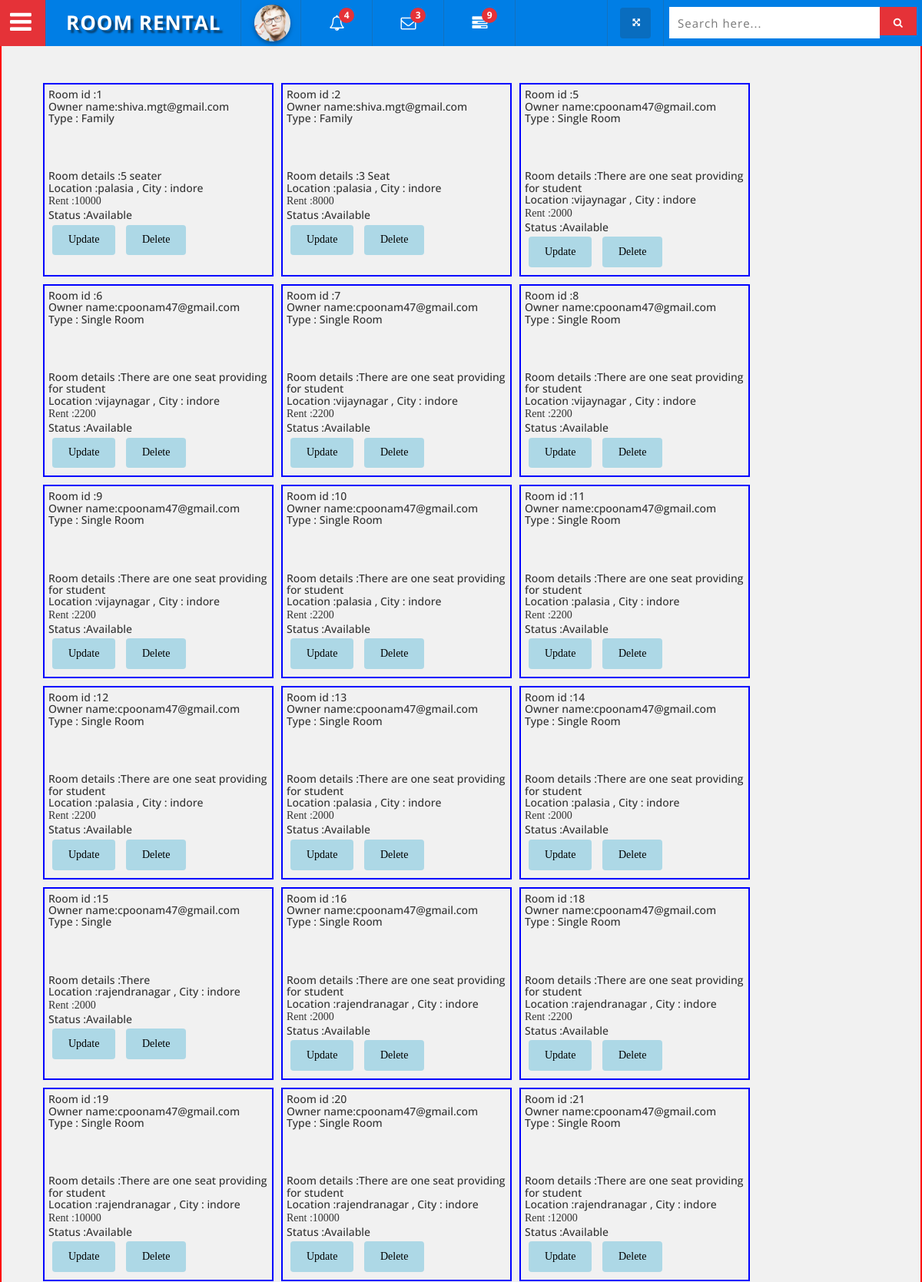
/myrmapp/viewroom/ (signed in, upper part), run on the app's committed database.
### myrmapp/models.py (models this page shows, shortened)
class Roomdetails(models.Model):
    ownemail=models.CharField(max_length=100)
    roomtitle = models.CharField(max_length=100)
    roomdetails=models.CharField(max_length=100)
    category=models.CharField(max_length=100)
    subcategory=models.CharField(max_length=100)
    roomimg=models.CharField(max_length=100)
    landmark=models.CharField(max_length=100)
    adddate = models.DateTimeField('adddate')
    price=models.CharField(max_length=100)
    city=models.CharField(max_length=100)
    status=models.CharField(max_length=100)

### myrmapp/views.py (the view)
# urls.py: path('viewroom/',views.viewroom, name='viewroom'),
def viewroom(request):
  if request.session.has_key('sid'):
   s=request.session['sid']
   flist = Roomdetails.objects.all()
   context = {'f': flist}
   return render(request,'myrmapp/viewroom.html',context)

### myrmapp/templates/myrmapp/viewroom.html (shortened to what this page needs)
<!DOCTYPE html>
<html>
	<head>
		{% load staticfiles %}
		<link rel="stylesheet" href="{% static '/portfolio/assets/css/main.css' %}" />
		<link rel="stylesheet" href="{% static '/animation/css/animate.css' %}">
		<link href="{% static 'owndash/css/bootstrap.css' %}" rel="stylesheet" type="text/css" media="all" />
		<link href="{% static 'owndash/css/component.css' %}" rel="stylesheet" type="text/css" media="all" />
		<link href="{% static 'owndash/css/export.css' %}" rel="stylesheet" type="text/css" media="all" />
		<link href="{% static 'owndash/css/flipclock.css' %}" rel="stylesheet" type="text/css" media="all" />
		<link href="{% static 'owndash/css/circles.css' %}" rel="stylesheet" type="text/css" media="all" />
		<link href="{% static 'owndash/css/style_grid.css' %}" rel="stylesheet" type="text/css" media="all" />
		<link href="{% static 'owndash/css/style.css' %}" rel="stylesheet" type="text/css" media="all" />
		<link href="{% static 'owndash/css/font-awesome.css' %}" rel="stylesheet">
	</head>
	<body >
		<div class="wthree_agile_admin_info">
		  <div class="w3_agileits_top_nav">
			<ul id="gn-menu" class="gn-menu-main">
			  		<li class="gn-trigger">
					<a class="gn-icon gn-icon-menu"><i class="fa fa-bars" aria-hidden="true"></i><span>Menu</span></a>
				</li>
				<li class="second logo"><h1><a href="#">Room <span>Rental</span> </a></h1></li>
					<li class="second admin-pic">
				       <ul class="top_dp_agile">
									<li class="dropdown profile_details_drop">
										<a href="#" class="dropdown-toggle" data-toggle="dropdown" aria-expanded="false">
											<div class="profile_img">
												<span class="prfil-img"><img src="{% static 'owndash/images/admin.jpg' %}" alt=""> </span>
											</div>
										</a>
									</li>
						</ul>
				</li>
				<li class="second top_bell_nav">
				   <ul class="top_dp_agile ">
									<li class="dropdown head-dpdn">
										<a href="#" class="dropdown-toggle" data-toggle="dropdown" aria-expanded="true"><i class="fa fa-bell-o" aria-hidden="true"></i> <span class="badge blue">4</span></a>
									</li>
						</ul>
				</li>
				<li class="second top_bell_nav">
				   <ul class="top_dp_agile ">
									<li class="dropdown head-dpdn">
										<a href="#" class="dropdown-toggle" data-toggle="dropdown" aria-expanded="true"><i class="fa fa-envelope-o" aria-hidden="true"></i> <span class="badge blue">3</span></a>
									</li>
						</ul>
				</li>
				<li class="second top_bell_nav">
				   <ul class="top_dp_agile ">
				       <li class="dropdown head-dpdn">
										<a href="#" class="dropdown-toggle" data-toggle="dropdown" aria-expanded="false"><i class="fa fa-tasks"></i><span class="badge blue">9</span></a>
									</li>
								</ul>
				</li>
				<li class="second w3l_search">
						<form action="#" method="post">
							<input type="search" name="search" placeholder="Search here..." required="">
							<button class="btn btn-default" type="submit"><i class="fa fa-search" aria-hidden="true"></i></button>
						</form>
				</li>
				<li class="second full-screen">
					<section class="full-top">
						<button id="toggle"><i class="fa fa-arrows-alt" aria-hidden="true"></i></button>
					</section>
				</li>
			</ul>
		</div>
		<div class="page-wrap">
			<section id="main">
				<header id="header">
					<div>ROOM VIEWS <span>by Poonam</span></div>
				</header>
				<section id="galleries">
					<div class="gallery " style="border: 2px solid red; ">
						<div class="content">
							{% if f %}
						   		{% for q in f %}
									<div class=" media all people " style="border: 2px solid blue; margin: 5px; padding: 5px; font-family: verdana; width: 300px;  " >
										<h5>Room id :{{ q.id }}</h5>
									    <h5>Owner name:{{ q.ownemail }}</h5>
									    <h5>Type : {{ q.roomtitle }}</h5>
									    <br>
										<a href="{{ q.roomimg }}">
										</a>
										<br>
										<h5>Room details :{{ q.roomdetails }}</h5>
									    <h5>Location :{{ q.landmark }} ,
									    City : {{ q.city }}</h5
									    <h5>Rent :{{ q.price }}</h5>
									    <h5>Status :{{ q.status }}</h5>
									    <button style="background-color: lightblue;  margin: 5px;"><a href="/myrmapp/{{ q.id }}/editroom/" style="color: black;text-decoration: none; ">Update</a></button>
										<button style="background-color: lightblue;  margin: 5px;"><a  href="/myrmapp/{{ q.id }}/delroom/" style="color: black;  text-decoration: none;">Delete</a></button>
							</div>
								{% endfor %}
							{% else %}
						    	<p>No Room  are available.</p>
							{% endif %}
						</div>
					</div>
				</section>
			</section>
		</div>
	</body>
</html>

### myrmapp/static/portfolio/assets/css/main.css (style rules this page uses)
html, body, div, span, applet, object, iframe, h1, h2, h3, h4, h5, h6, p, blockquote, pre, a, abbr, acronym, address, big, cite, code, del, dfn, em, img, ins, kbd, q, s, samp, small, strike, strong, sub, sup, tt, var, b, u, i, center, dl, dt, dd, ol, ul, li, fieldset, form, label, legend, table, caption, tbody, tfoot, thead, tr, th, td, article, aside, canvas, details, embed, figure, figcaption, footer, header, hgroup, menu, nav, output, ruby, section, summary, time, mark, audio, video { margin: 0; padding: 0; border: 0; font-size: 100%; font: inherit; vertical-align: baseline; }
article, aside, details, figcaption, figure, footer, header, hgroup, menu, nav, section { display: block; }
body { line-height: 1; }
ol, ul { list-style: none; }
body { -webkit-text-size-adjust: none; }
*, *:before, *:after { -moz-box-sizing: border-box; -webkit-box-sizing: border-box; box-sizing: border-box; }
body { -ms-overflow-style: scrollbar; }
body { background: #fff; }
body { background-color: #fff; color: #22313F; }
body, input, select, textarea { font-family: "Nunito Sans", Arial, Helvetica, sans-serif; font-size: 13pt; font-weight: 300; line-height: 1.65; }
@media screen and (max-width: 1680px) { body, input, select, textarea { font-size: 11pt; } }
@media screen and (max-width: 1280px) { body, input, select, textarea { font-size: 11pt; } }
a { text-decoration: underline; color: #19B5FE; }
em, i { font-style: italic; }
h1, h2, h3, h4, h5, h6 { font-weight: 700; line-height: 1.5; margin: 0 0 1em 0; }
h1 a, h2 a, h3 a, h4 a, h5 a, h6 a { color: inherit; text-decoration: none; }
h1 { font-size: 2em; }
h5 { font-size: 0.9em; }
input[type="submit"], input[type="reset"], input[type="button"], button, .button { -moz-appearance: none; -webkit-appearance: none; -ms-appearance: none; appearance: none; -moz-transition: background-color 0.2s ease-in-out, color 0.2s ease-in-out; -webkit-transition: background-color 0.2s ease-in-out, color 0.2s ease-in-out; -ms-transition: background-color 0.2s ease-in-out, color 0.2s ease-in-out; transition: background-color 0.2s ease-in-out, color 0.2s ease-in-out; background: #19B5FE; color: #FFF; border-radius: 4px; border: 0; cursor: pointer; display: inline-block; font-weight: 700; height: 2.85em; line-height: 2.95em; padding: 0 1.5em; text-align: center; text-decoration: none; white-space: nowrap; }
form { margin: 0 0 2em 0; }
.gallery { padding: 3.5em; position: relative; overflow: hidden; min-height: 37em; }
.gallery .content { display: -ms-flexbox; display: -moz-flex; display: -webkit-flex; display: -ms-flex; display: flex; -moz-flex-wrap: wrap; -webkit-flex-wrap: wrap; -ms-flex-wrap: wrap; flex-wrap: wrap; -moz-justify-content: -moz-flex-start; -webkit-justify-content: -webkit-flex-start; -ms-justify-content: -ms-flex-start; justify-content: flex-start; }
.gallery .content .media { -moz-animation: gallery 0.75s ease-out 0.4s forwards; -webkit-animation: gallery 0.75s ease-out 0.4s forwards; -ms-animation: gallery 0.75s ease-out 0.4s forwards; animation: gallery 0.75s ease-out 0.4s forwards; margin-bottom: 0; overflow: hidden; opacity: 0; position: relative; width: 25%; }
.gallery .content .media a { display: block; }
ul { list-style: disc; margin: 0 0 2em 0; padding-left: 1em; }
ul li { padding-left: 0.5em; }
.page-wrap { display: -ms-flexbox; display: -moz-flex; display: -webkit-flex; display: -ms-flex; display: flex; -moz-flex-wrap: nowrap; -webkit-flex-wrap: nowrap; -ms-flex-wrap: nowrap; flex-wrap: nowrap; -moz-justify-content: -moz-flex-start; -webkit-justify-content: -webkit-flex-start; -ms-justify-content: -ms-flex-start; justify-content: flex-start; }
#header { font-weight: 700; }
#main { background: #f1f1f1; width: 100%; }
#main #header { background: #e6e6e6; padding: 1.15em 3.5em; text-align: right; }

### myrmapp/static/owndash/css/circles.css (style rules this page uses)
body { background-color:#ECF0F1; }

### data on the page
Roomdetails: id "1", ownemail "shiva.mgt@gmail.com", roomtitle "Family", roomdetails "5 seater", landmark "palasia", city "indore", price "10000", status "Available"
Roomdetails: id "2", ownemail "shiva.mgt@gmail.com", roomtitle "Family", roomdetails "3 Seat", landmark "palasia", city "indore", price "8000", status "Available"
Roomdetails: id "5", ownemail "cpoonam47@gmail.com", roomtitle "Single Room", roomdetails "There are one seat providing for student", landmark "vijaynagar", city "indore", price "2000", status "Available"
Roomdetails: id "6", ownemail "cpoonam47@gmail.com", roomtitle "Single Room", roomdetails "There are one seat providing for student", landmark "vijaynagar", city "indore", price "2200", status "Available"
Roomdetails: id "7", ownemail "cpoonam47@gmail.com", roomtitle "Single Room", roomdetails "There are one seat providing for student", landmark "vijaynagar", city "indore", price "2200", status "Available"
Roomdetails: id "8", ownemail "cpoonam47@gmail.com", roomtitle "Single Room", roomdetails "There are one seat providing for student", landmark "vijaynagar", city "indore", price "2200", status "Available"
Roomdetails: id "9", ownemail "cpoonam47@gmail.com", roomtitle "Single Room", roomdetails "There are one seat providing for student", landmark "vijaynagar", city "indore", price "2200", status "Available"
Roomdetails: id "10", ownemail "cpoonam47@gmail.com", roomtitle "Single Room", roomdetails "There are one seat providing for student", landmark "palasia", city "indore", price "2200", status "Available"
Roomdetails: id "11", ownemail "cpoonam47@gmail.com", roomtitle "Single Room", roomdetails "There are one seat providing for student", landmark "palasia", city "indore", price "2200", status "Available"
Roomdetails: id "12", ownemail "cpoonam47@gmail.com", roomtitle "Single Room", roomdetails "There are one seat providing for student", landmark "palasia", city "indore", price "2200", status "Available"
Roomdetails: id "13", ownemail "cpoonam47@gmail.com", roomtitle "Single Room", roomdetails "There are one seat providing for student", landmark "palasia", city "indore", price "2000", status "Available"
Roomdetails: id "14", ownemail "cpoonam47@gmail.com", roomtitle "Single Room", roomdetails "There are one seat providing for student", landmark "palasia", city "indore", price "2000", status "Available"
Roomdetails: id "15", ownemail "cpoonam47@gmail.com", roomtitle "Single", roomdetails "There", landmark "rajendranagar", city "indore", price "2000", status "Available"
Roomdetails: id "16", ownemail "cpoonam47@gmail.com", roomtitle "Single Room", roomdetails "There are one seat providing for student", landmark "rajendranagar", city "indore", price "2000", status "Available"
Roomdetails: id "18", ownemail "cpoonam47@gmail.com", roomtitle "Single Room", roomdetails "There are one seat providing for student", landmark "rajendranagar", city "indore", price "2200", status "Available"
Roomdetails: id "19", ownemail "cpoonam47@gmail.com", roomtitle "Single Room", roomdetails "There are one seat providing for student", landmark "rajendranagar", city "indore", price "10000", status "Available"
Roomdetails: id "20", ownemail "cpoonam47@gmail.com", roomtitle "Single Room", roomdetails "There are one seat providing for student", landmark "rajendranagar", city "indore", price "10000", status "Available"
Roomdetails: id "21", ownemail "cpoonam47@gmail.com", roomtitle "Single Room", roomdetails "There are one seat providing for student", landmark "rajendranagar", city "indore", price "12000", status "Available"
